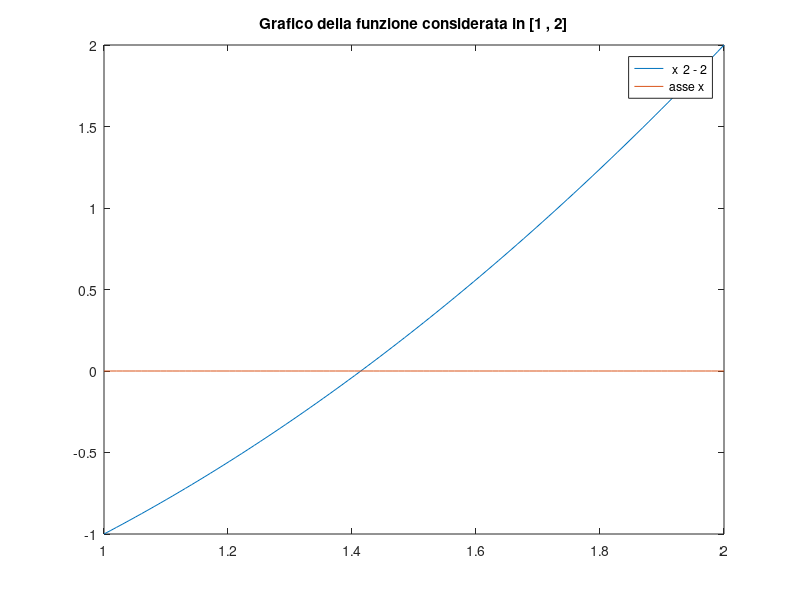

Source code (MATLAB): (Note: this script raises an error after producing the figure.)
clear;
close all;
%% parametri globali
a=1;b=2;
method='m';
versione=1; % 1 per f=x^2-2, 2 per f=(x.^2-2).^3

switch versione
    case 1
        f=@(x) x.^2-2;
        toll=10^(-12);
    case 2
        f=@(x) (x.^2-2).^3;
        toll=10^(-4);
end

str = func2str(f);
funzione = strrep(str(5:end),'.',''); % stringa con la definizione della funzione in testo da usare nella leggenda

%% punto 1
xplot=linspace(a,b);
figure(1);
plot(xplot,f(xplot));hold on
plot(xplot,0.*xplot); hold off
title(['Grafico della funzione considerata in [' num2str(a) ' , ' num2str(b) ']']);
legend(funzione,'asse x')

%% punto 2
[zero,res,wres,iterates,flag]=Bisezione(f,a,b,toll,method);

%% punto 3
switch flag
    case 'r'
        fprintf('algoritmo stoppato per criterio del residuo\n');
        fprintf('residuo pesato approssimato = %1.12e\n',wres);
        fprintf('numero iterazioni = %d\n',size(iterates,2));
        fprintf('errore finale =%1.12e\n', abs(sqrt(2)-zero));
       
    case 's'
        fprintf('algoritmo stoppato per criterio dello scarto\n');
        fprintf('ultimo scarto = %1.12e\n',iterates(1,end)-iterates(1,end-1));
        fprintf('numero iterazioni = %d\n',size(iterates,2));
        fprintf('errore finale =%1.12e\n', abs(sqrt(2)-zero));
    case 'b'
        fprintf('algoritmo stoppato per entrambi i criteri\n');
        fprintf('residuo pesato approssimato = %1.12e\n',wres);
        fprintf('ultimo scarto = %1.12e\n',iterates(1,end)-iterates(1,end-1));
        fprintf('numero iterazioni = %d\n',size(iterates,2));
        fprintf('errore finale =%1.12e\n', abs(sqrt(2)-zero));
    case 'f'
        fprintf('residuo nullo in numero finito di passi\n');
        fprintf('numero iterazioni = %d\n',size(iterates,2));
        fprintf('errore finale =%1.12e\n', abs(sqrt(2)-zero));
end

%% punto 4
err=abs(sqrt(2)-iterates(1,:));
res_abs=abs(f(iterates(1,:)));
figure(2);
semilogy(err);hold on;
semilogy(res_abs);
title(['Bisezione per ' funzione ' in [' num2str(a) ',' num2str(b) ']'])
legend('errore','residuo')

%%
figure(3);
plot(err./res_abs);
title('rapporto errori/residui')

if versione==1
    hold on 
    plot(ones(size(err))./(sqrt(2)*2))
    legend('errore/residuo', '1/df(sqrt(2))')
    hold off
end
